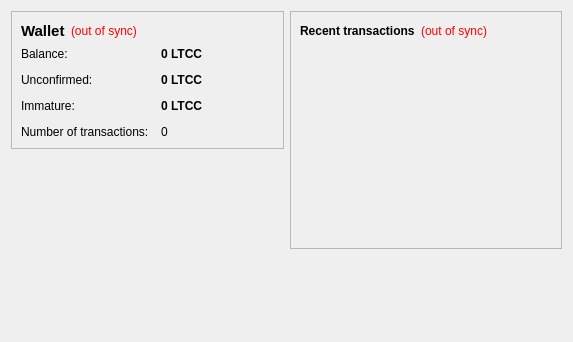
<?xml version="1.0" encoding="UTF-8"?>
<ui version="4.0">
 <class>OverviewPage</class>
 <widget class="QWidget" name="OverviewPage">
  <property name="geometry">
   <rect>
    <x>0</x>
    <y>0</y>
    <width>573</width>
    <height>342</height>
   </rect>
  </property>
  <property name="windowTitle">
   <string>Form</string>
  </property>
  <layout class="QHBoxLayout" name="horizontalLayout" stretch="1,1">
   <item>
    <layout class="QVBoxLayout" name="verticalLayout_2">
     <item>
      <widget class="QFrame" name="frame">
       <property name="frameShape">
        <enum>QFrame::StyledPanel</enum>
       </property>
       <property name="frameShadow">
        <enum>QFrame::Raised</enum>
       </property>
       <layout class="QVBoxLayout" name="verticalLayout_4">
        <item>
         <layout class="QHBoxLayout" name="horizontalLayout_4">
          <item>
           <widget class="QLabel" name="label_5">
            <property name="font">
             <font>
              <pointsize>11</pointsize>
              <weight>75</weight>
              <bold>true</bold>
             </font>
            </property>
            <property name="text">
             <string>Wallet</string>
            </property>
           </widget>
          </item>
          <item>
           <widget class="QLabel" name="labelWalletStatus">
            <property name="toolTip">
             <string>The displayed information may be out of date. Your wallet automatically synchronizes with the FooCoin network after a connection is established, but this process has not completed yet.</string>
            </property>
            <property name="styleSheet">
             <string notr="true">QLabel { color: red; }</string>
            </property>
            <property name="text">
             <string notr="true">(out of sync)</string>
            </property>
            <property name="alignment">
             <set>Qt::AlignLeading|Qt::AlignLeft|Qt::AlignVCenter</set>
            </property>
           </widget>
          </item>
          <item>
           <spacer name="horizontalSpacer_2">
            <property name="orientation">
             <enum>Qt::Horizontal</enum>
            </property>
            <property name="sizeHint" stdset="0">
             <size>
              <width>40</width>
              <height>20</height>
             </size>
            </property>
           </spacer>
          </item>
         </layout>
        </item>
        <item>
         <layout class="QFormLayout" name="formLayout_2">
          <property name="fieldGrowthPolicy">
           <enum>QFormLayout::AllNonFixedFieldsGrow</enum>
          </property>
          <property name="horizontalSpacing">
           <number>12</number>
          </property>
          <property name="verticalSpacing">
           <number>12</number>
          </property>
          <item row="0" column="0">
           <widget class="QLabel" name="label">
            <property name="text">
             <string>Balance:</string>
            </property>
           </widget>
          </item>
          <item row="0" column="1">
           <widget class="QLabel" name="labelBalance">
            <property name="font">
             <font>
              <weight>75</weight>
              <bold>true</bold>
             </font>
            </property>
            <property name="cursor">
             <cursorShape>IBeamCursor</cursorShape>
            </property>
            <property name="toolTip">
             <string>Your current balance</string>
            </property>
            <property name="text">
             <string notr="true">0 LTCC</string>
            </property>
            <property name="textInteractionFlags">
             <set>Qt::LinksAccessibleByMouse|Qt::TextSelectableByKeyboard|Qt::TextSelectableByMouse</set>
            </property>
           </widget>
          </item>
          <item row="1" column="0">
           <widget class="QLabel" name="label_3">
            <property name="text">
             <string>Unconfirmed:</string>
            </property>
           </widget>
          </item>
          <item row="1" column="1">
           <widget class="QLabel" name="labelUnconfirmed">
            <property name="font">
             <font>
              <weight>75</weight>
              <bold>true</bold>
             </font>
            </property>
            <property name="cursor">
             <cursorShape>IBeamCursor</cursorShape>
            </property>
            <property name="toolTip">
             <string>Total of transactions that have yet to be confirmed, and do not yet count toward the current balance</string>
            </property>
            <property name="text">
             <string notr="true">0 LTCC</string>
            </property>
            <property name="textInteractionFlags">
             <set>Qt::LinksAccessibleByMouse|Qt::TextSelectableByKeyboard|Qt::TextSelectableByMouse</set>
            </property>
           </widget>
          </item>
          <item row="3" column="0">
           <widget class="QLabel" name="label_2">
            <property name="text">
             <string>Number of transactions:</string>
            </property>
           </widget>
          </item>
          <item row="3" column="1">
           <widget class="QLabel" name="labelNumTransactions">
            <property name="toolTip">
             <string>Total number of transactions in wallet</string>
            </property>
            <property name="text">
             <string notr="true">0</string>
            </property>
           </widget>
          </item>
          <item row="2" column="0">
           <widget class="QLabel" name="labelImmatureText">
            <property name="text">
             <string>Immature:</string>
            </property>
           </widget>
          </item>
          <item row="2" column="1">
           <widget class="QLabel" name="labelImmature">
            <property name="font">
             <font>
              <weight>75</weight>
              <bold>true</bold>
             </font>
            </property>
            <property name="toolTip">
             <string>Mined balance that has not yet matured</string>
            </property>
            <property name="text">
             <string notr="true">0 LTCC</string>
            </property>
            <property name="textInteractionFlags">
             <set>Qt::LinksAccessibleByMouse|Qt::TextSelectableByKeyboard|Qt::TextSelectableByMouse</set>
            </property>
           </widget>
          </item>
         </layout>
        </item>
       </layout>
      </widget>
     </item>
     <item>
      <spacer name="verticalSpacer">
       <property name="orientation">
        <enum>Qt::Vertical</enum>
       </property>
       <property name="sizeHint" stdset="0">
        <size>
         <width>20</width>
         <height>40</height>
        </size>
       </property>
      </spacer>
     </item>
    </layout>
   </item>
   <item>
    <layout class="QVBoxLayout" name="verticalLayout_3">
     <item>
      <widget class="QFrame" name="frame_2">
       <property name="frameShape">
        <enum>QFrame::StyledPanel</enum>
       </property>
       <property name="frameShadow">
        <enum>QFrame::Raised</enum>
       </property>
       <layout class="QVBoxLayout" name="verticalLayout">
        <item>
         <layout class="QHBoxLayout" name="horizontalLayout_2">
          <item>
           <widget class="QLabel" name="label_4">
            <property name="text">
             <string>&lt;b&gt;Recent transactions&lt;/b&gt;</string>
            </property>
           </widget>
          </item>
          <item>
           <widget class="QLabel" name="labelTransactionsStatus">
            <property name="toolTip">
             <string>The displayed information may be out of date. Your wallet automatically synchronizes with the FooCoin network after a connection is established, but this process has not completed yet.</string>
            </property>
            <property name="styleSheet">
             <string notr="true">QLabel { color: red; }</string>
            </property>
            <property name="text">
             <string notr="true">(out of sync)</string>
            </property>
            <property name="alignment">
             <set>Qt::AlignRight|Qt::AlignTrailing|Qt::AlignVCenter</set>
            </property>
           </widget>
          </item>
          <item>
           <spacer name="horizontalSpacer">
            <property name="orientation">
             <enum>Qt::Horizontal</enum>
            </property>
            <property name="sizeHint" stdset="0">
             <size>
              <width>40</width>
              <height>20</height>
             </size>
            </property>
           </spacer>
          </item>
         </layout>
        </item>
        <item>
         <widget class="QListView" name="listTransactions">
          <property name="styleSheet">
           <string notr="true">QListView { background: transparent; }</string>
          </property>
          <property name="frameShape">
           <enum>QFrame::NoFrame</enum>
          </property>
          <property name="verticalScrollBarPolicy">
           <enum>Qt::ScrollBarAlwaysOff</enum>
          </property>
          <property name="horizontalScrollBarPolicy">
           <enum>Qt::ScrollBarAlwaysOff</enum>
          </property>
          <property name="selectionMode">
           <enum>QAbstractItemView::NoSelection</enum>
          </property>
         </widget>
        </item>
       </layout>
      </widget>
     </item>
     <item>
      <spacer name="verticalSpacer_2">
       <property name="orientation">
        <enum>Qt::Vertical</enum>
       </property>
       <property name="sizeHint" stdset="0">
        <size>
         <width>20</width>
         <height>40</height>
        </size>
       </property>
      </spacer>
     </item>
    </layout>
   </item>
  </layout>
 </widget>
 <resources/>
 <connections/>
</ui>
